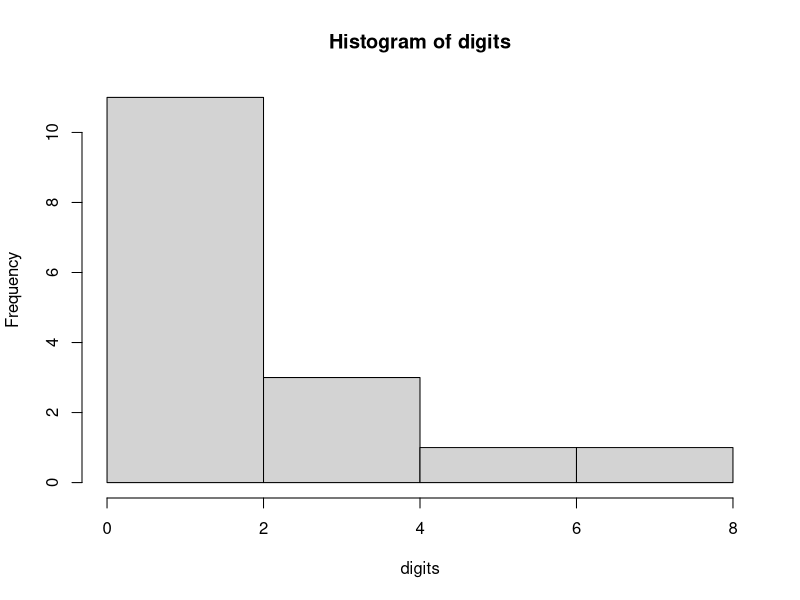
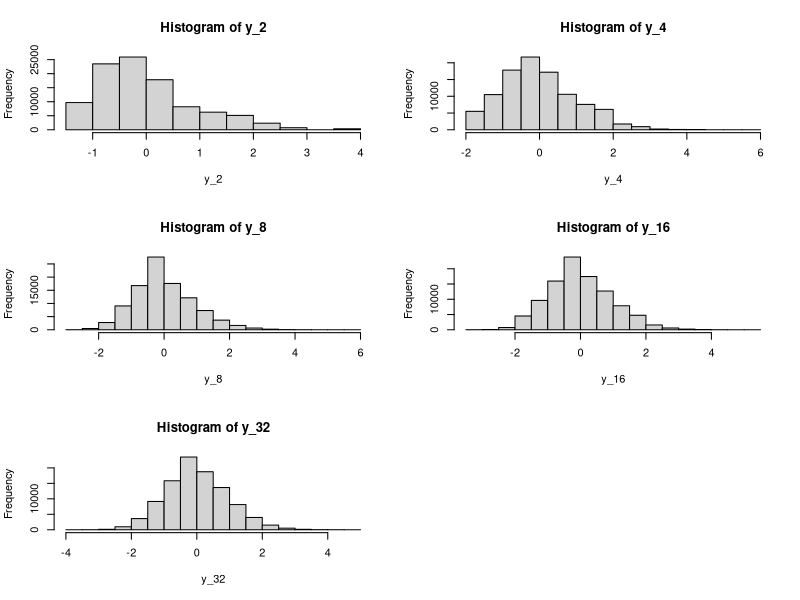

The R source for these figures, in order:
### SE09 Problem 1
h2p <- read.csv("h2p.csv")

### SE09 Problem 1 (i)
sample_mean <- mean(h2p$Height)
print(sample_mean)

### SE09 Problem 1 (ii)
sample_median <- median(h2p$Height)
print(sample_median)

### SE09 Problem 1 (iii)
standard_deviation <- sd(h2p$Height)
variance <- standard_deviation ^ 2
print(variance)
print(standard_deviation)

### SE09 Problem 1 (iv)
sample_range <- max(h2p$Height) - min(h2p$Height)
print(sample_range)

### SE09 Problem 1 (v)
sample_iqr <- IQR(h2p$Height)
print(sample_iqr)

### SE09 Problem 2 (a)
prob_chi <- 1 - pchisq(10.25, 9)
print(prob_chi)

### SE09 Problem 2 (b)
quantile_chi <- qchisq(0.08, df=8, lower.tail=FALSE)
print(quantile_chi)

### SE09 Problem 3 (1)
digits <- c(2, 0, 2, 2, 0, 3, 2, 3, 2, 0, 0, 3, 0, 5, 2, 8)
digit_mean <- mean(digits)
print(digit_mean)
digit_sd <- sd(digits)
print(digit_sd)
hist(digits)

### SE09 Problem 3 (2)
samp2 <- matrix(sample(digits, 2*100000, rep=TRUE), ncol=2)
aver2 <- apply(samp2, 1, mean)
aver2_mean <- mean(aver2)
print(aver2_mean)
aver2_sd <- sd(aver2)
print(aver2_sd)

### SE09 Problem 3 (3)
samp4 <- matrix(sample(digits, 4*100000, rep=TRUE), ncol=4)
aver4 <- apply(samp4, 1, mean)
aver4_mean <- mean(aver4)
print(aver4_mean)
aver4_sd <- sd(aver4)
print(aver4_sd)

samp8 <- matrix(sample(digits, 8*100000, rep=TRUE), ncol=8)
aver8 <- apply(samp8, 1, mean)
aver8_mean <- mean(aver8)
print(aver8_mean)
aver8_sd <- sd(aver8)
print(aver8_sd)

samp16 <- matrix(sample(digits, 16*100000, rep=TRUE), ncol=16)
aver16 <- apply(samp16, 1, mean)
aver16_mean <- mean(aver16)
print(aver16_mean)
aver16_sd <- sd(aver16)
print(aver16_sd)

samp32 <- matrix(sample(digits, 32*100000, rep=TRUE), ncol=32)
aver32 <- apply(samp32, 1, mean)
aver32_mean <- mean(aver32)
print(aver32_mean)
aver32_sd <- sd(aver32)
print(aver32_sd)

# From this, we can know that sample mean is consistent with respect to sample
# size, but standard deviation decreases as smaple size increases.

### SE09 Problem 3 (4)
y_2 = sqrt(2) * (aver2 - digit_mean) / digit_sd
y_4 = sqrt(4) * (aver4 - digit_mean) / digit_sd
y_8 = sqrt(8) * (aver8 - digit_mean) / digit_sd
y_16 = sqrt(16) * (aver16 - digit_mean) / digit_sd
y_32 = sqrt(32) * (aver32 - digit_mean) / digit_sd
par(mfrow=c(3, 2))
hist(y_2)
hist(y_4)
hist(y_8)
hist(y_16)
hist(y_32)

# We can observe that the distribution converges to normal distribution as
# sample size gets larger, as the central limit theorem implies.
